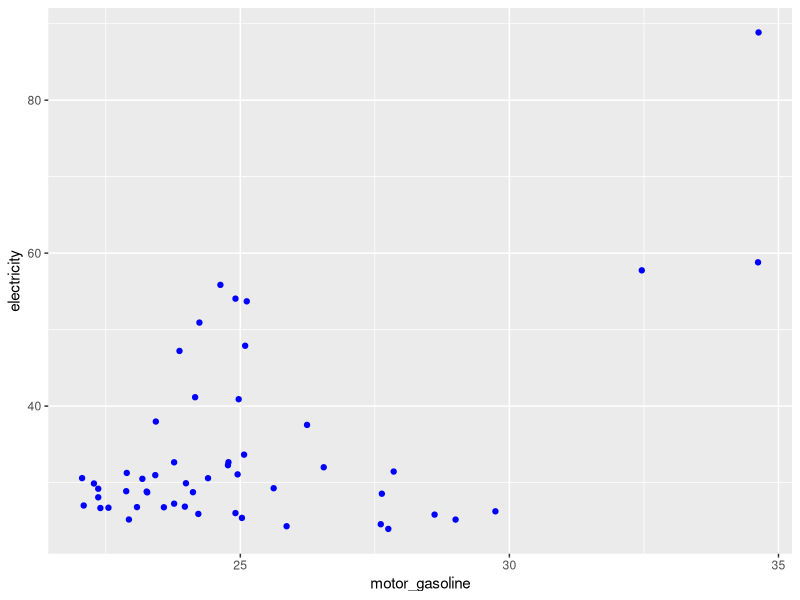
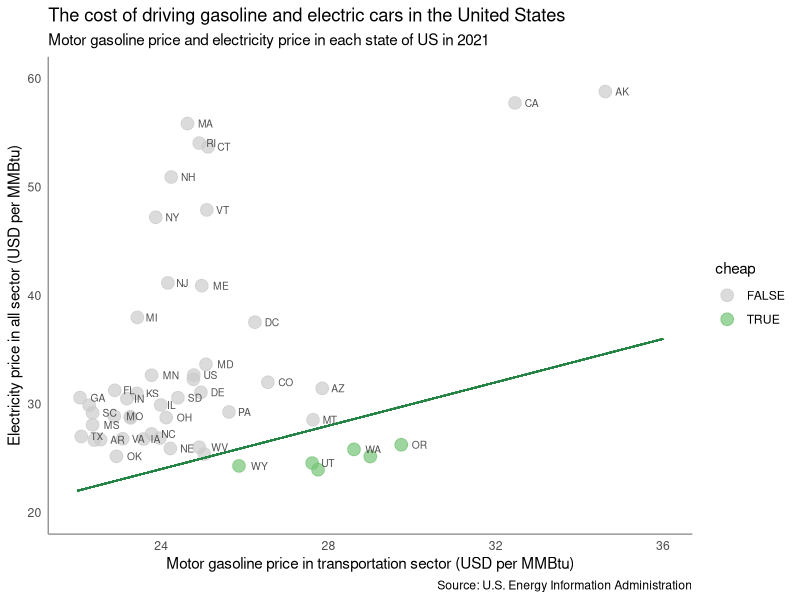

Generate these figures, in order, with R:
# Assignment 01 original
# Xiyu Zhang

# Load packages -----------------------------------------------------------

library(tidyverse)
library(sf)

# Original scatterplot ----------------------------------------------------

# Read in the initial dataset

# motor gasoline price for each state, from EIA, in 2021

gasoline_21 <-
  read_csv('data_own/fuel_mg.csv') %>% 
  filter(MSN == 'MGACD') %>% 
  rename(motor_gasoline = '2021')

# all sector electricity price for each state, from EIA, in 2021

electricity_21 <-
  read_csv('data_own/fuel_es.csv') %>% 
  filter(MSN == 'ESTCD') %>% 
  rename(electricity = '2021')

# join the two forms into one

price_21 <-
  left_join(gasoline_21, 
            electricity_21, 
            by = 'State') %>% 
  select(State, motor_gasoline, electricity) %>% 
  mutate(cheap = ifelse(electricity <= motor_gasoline,
                        T,
                        F))

# create an elementary scatterplot

price_21 %>% 
  ggplot(
    aes(x = motor_gasoline,
        y = electricity)) +
  geom_point(colour = 'blue')

# It seems there exists an outlier, so descending the electricity price and
# remove the outlier, and create the scatterplot again

price_21 %>% 
  arrange(desc(electricity)) %>% 
  filter(State != 'HI') %>% 
  ggplot(
    aes(x = motor_gasoline,
        y = electricity,
        label = State,
        color = cheap)) +
  geom_point(alpha = 0.7,
             size = 4) +
  geom_segment(
    aes(x = 22,
        y = 22,
        xend = 36,
        yend = 36),
    color = '#238443') +
  geom_text(hjust = -0.7,
            vjust = 0.5,
            size = 2.6,
            check_overlap = T,
            color = '#525252') +
  scale_y_continuous(limits = c(20, 60)) +
  scale_color_manual(values = c('#cccccc', '#74c476')) +
  labs(title = paste('The cost of driving gasoline and electric cars in the',
                     'United States'),
       subtitle = paste('Motor gasoline price and electricity price in each',
                        'state of US in 2021'),
       caption = 'Source: U.S. Energy Information Administration',
       x = 'Motor gasoline price in transportation sector (USD per MMBtu)',
       y = 'Electricity price in all sector (USD per MMBtu)') +
  theme_bw() +
  theme(
    axis.line = element_line(colour = '#969696'),
    axis.ticks = element_blank(),
    panel.border = element_blank(),
    panel.grid = element_blank())
